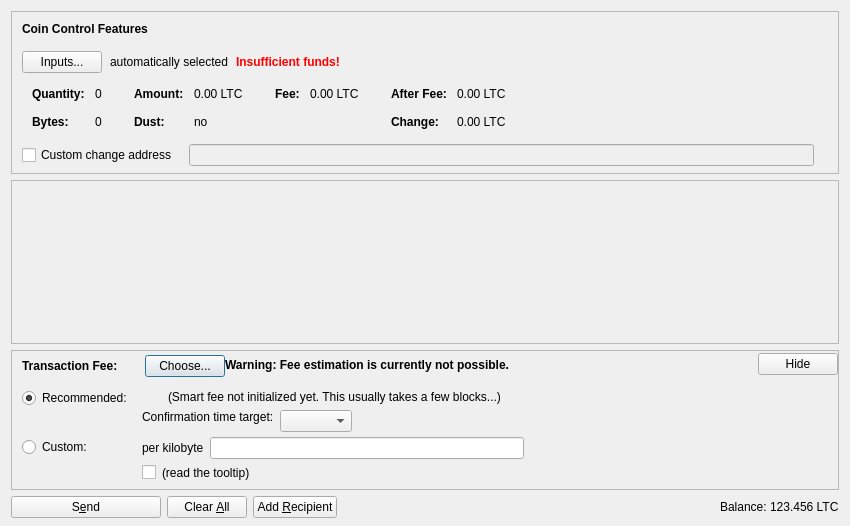
<?xml version="1.0" encoding="UTF-8"?>
<ui version="4.0">
 <class>SendCoinsDialog</class>
 <widget class="QDialog" name="SendCoinsDialog">
  <property name="geometry">
   <rect>
    <x>0</x>
    <y>0</y>
    <width>850</width>
    <height>526</height>
   </rect>
  </property>
  <property name="windowTitle">
   <string>Send Coins</string>
  </property>
  <layout class="QVBoxLayout" name="verticalLayout" stretch="0,1,0,0">
   <property name="bottomMargin">
    <number>8</number>
   </property>
   <item>
    <widget class="QFrame" name="frameCoinControl">
     <property name="sizePolicy">
      <sizepolicy hsizetype="Expanding" vsizetype="Expanding">
       <horstretch>0</horstretch>
       <verstretch>0</verstretch>
      </sizepolicy>
     </property>
     <property name="maximumSize">
      <size>
       <width>16777215</width>
       <height>16777215</height>
      </size>
     </property>
     <property name="frameShape">
      <enum>QFrame::StyledPanel</enum>
     </property>
     <property name="frameShadow">
      <enum>QFrame::Sunken</enum>
     </property>
     <layout class="QVBoxLayout" name="verticalLayoutCoinControl2">
      <property name="spacing">
       <number>0</number>
      </property>
      <property name="leftMargin">
       <number>0</number>
      </property>
      <property name="topMargin">
       <number>0</number>
      </property>
      <property name="rightMargin">
       <number>0</number>
      </property>
      <property name="bottomMargin">
       <number>6</number>
      </property>
      <item>
       <layout class="QVBoxLayout" name="verticalLayoutCoinControl" stretch="0,0,0,0,1">
        <property name="spacing">
         <number>0</number>
        </property>
        <property name="leftMargin">
         <number>10</number>
        </property>
        <property name="topMargin">
         <number>10</number>
        </property>
        <item>
         <layout class="QHBoxLayout" name="horizontalLayoutCoinControl1">
          <property name="bottomMargin">
           <number>15</number>
          </property>
          <item>
           <widget class="QLabel" name="labelCoinControlFeatures">
            <property name="sizePolicy">
             <sizepolicy hsizetype="Preferred" vsizetype="Maximum">
              <horstretch>0</horstretch>
              <verstretch>0</verstretch>
             </sizepolicy>
            </property>
            <property name="font">
             <font>
              <weight>75</weight>
              <bold>true</bold>
             </font>
            </property>
            <property name="styleSheet">
             <string notr="true">font-weight:bold;</string>
            </property>
            <property name="text">
             <string>Coin Control Features</string>
            </property>
           </widget>
          </item>
         </layout>
        </item>
        <item>
         <layout class="QHBoxLayout" name="horizontalLayoutCoinControl2" stretch="0,0,0,0">
          <property name="spacing">
           <number>8</number>
          </property>
          <property name="bottomMargin">
           <number>10</number>
          </property>
          <item>
           <widget class="QPushButton" name="pushButtonCoinControl">
            <property name="styleSheet">
             <string notr="true"/>
            </property>
            <property name="text">
             <string>Inputs...</string>
            </property>
            <property name="autoDefault">
             <bool>false</bool>
            </property>
           </widget>
          </item>
          <item>
           <widget class="QLabel" name="labelCoinControlAutomaticallySelected">
            <property name="text">
             <string>automatically selected</string>
            </property>
            <property name="margin">
             <number>5</number>
            </property>
           </widget>
          </item>
          <item>
           <widget class="QLabel" name="labelCoinControlInsuffFunds">
            <property name="font">
             <font>
              <weight>75</weight>
              <bold>true</bold>
             </font>
            </property>
            <property name="styleSheet">
             <string notr="true">color:red;font-weight:bold;</string>
            </property>
            <property name="text">
             <string>Insufficient funds!</string>
            </property>
            <property name="margin">
             <number>5</number>
            </property>
           </widget>
          </item>
          <item>
           <spacer name="horizontalSpacerCoinControl">
            <property name="orientation">
             <enum>Qt::Horizontal</enum>
            </property>
            <property name="sizeHint" stdset="0">
             <size>
              <width>40</width>
              <height>1</height>
             </size>
            </property>
           </spacer>
          </item>
         </layout>
        </item>
        <item>
         <widget class="QWidget" name="widgetCoinControl" native="true">
          <property name="sizePolicy">
           <sizepolicy hsizetype="Preferred" vsizetype="Preferred">
            <horstretch>0</horstretch>
            <verstretch>0</verstretch>
           </sizepolicy>
          </property>
          <property name="minimumSize">
           <size>
            <width>0</width>
            <height>0</height>
           </size>
          </property>
          <property name="styleSheet">
           <string notr="true"/>
          </property>
          <layout class="QHBoxLayout" name="horizontalLayoutCoinControl5">
           <property name="leftMargin">
            <number>0</number>
           </property>
           <property name="topMargin">
            <number>0</number>
           </property>
           <property name="rightMargin">
            <number>0</number>
           </property>
           <property name="bottomMargin">
            <number>0</number>
           </property>
           <item>
            <layout class="QHBoxLayout" name="horizontalLayoutCoinControl3" stretch="0,0,0,1">
             <property name="spacing">
              <number>20</number>
             </property>
             <property name="topMargin">
              <number>0</number>
             </property>
             <property name="bottomMargin">
              <number>10</number>
             </property>
             <item>
              <layout class="QFormLayout" name="formLayoutCoinControl1">
               <property name="horizontalSpacing">
                <number>10</number>
               </property>
               <property name="verticalSpacing">
                <number>14</number>
               </property>
               <property name="leftMargin">
                <number>10</number>
               </property>
               <property name="topMargin">
                <number>4</number>
               </property>
               <property name="rightMargin">
                <number>6</number>
               </property>
               <item row="0" column="0">
                <widget class="QLabel" name="labelCoinControlQuantityText">
                 <property name="font">
                  <font>
                   <weight>75</weight>
                   <bold>true</bold>
                  </font>
                 </property>
                 <property name="text">
                  <string>Quantity:</string>
                 </property>
                 <property name="margin">
                  <number>0</number>
                 </property>
                </widget>
               </item>
               <item row="0" column="1">
                <widget class="QLabel" name="labelCoinControlQuantity">
                 <property name="cursor">
                  <cursorShape>IBeamCursor</cursorShape>
                 </property>
                 <property name="contextMenuPolicy">
                  <enum>Qt::ActionsContextMenu</enum>
                 </property>
                 <property name="text">
                  <string notr="true">0</string>
                 </property>
                 <property name="margin">
                  <number>0</number>
                 </property>
                 <property name="textInteractionFlags">
                  <set>Qt::LinksAccessibleByMouse|Qt::TextSelectableByKeyboard|Qt::TextSelectableByMouse</set>
                 </property>
                </widget>
               </item>
               <item row="1" column="0">
                <widget class="QLabel" name="labelCoinControlBytesText">
                 <property name="font">
                  <font>
                   <weight>75</weight>
                   <bold>true</bold>
                  </font>
                 </property>
                 <property name="text">
                  <string>Bytes:</string>
                 </property>
                </widget>
               </item>
               <item row="1" column="1">
                <widget class="QLabel" name="labelCoinControlBytes">
                 <property name="cursor">
                  <cursorShape>IBeamCursor</cursorShape>
                 </property>
                 <property name="contextMenuPolicy">
                  <enum>Qt::ActionsContextMenu</enum>
                 </property>
                 <property name="text">
                  <string notr="true">0</string>
                 </property>
                 <property name="textInteractionFlags">
                  <set>Qt::LinksAccessibleByMouse|Qt::TextSelectableByKeyboard|Qt::TextSelectableByMouse</set>
                 </property>
                </widget>
               </item>
              </layout>
             </item>
             <item>
              <layout class="QFormLayout" name="formLayoutCoinControl2">
               <property name="horizontalSpacing">
                <number>10</number>
               </property>
               <property name="verticalSpacing">
                <number>14</number>
               </property>
               <property name="leftMargin">
                <number>6</number>
               </property>
               <property name="topMargin">
                <number>4</number>
               </property>
               <property name="rightMargin">
                <number>6</number>
               </property>
               <item row="0" column="0">
                <widget class="QLabel" name="labelCoinControlAmountText">
                 <property name="font">
                  <font>
                   <weight>75</weight>
                   <bold>true</bold>
                  </font>
                 </property>
                 <property name="text">
                  <string>Amount:</string>
                 </property>
                 <property name="margin">
                  <number>0</number>
                 </property>
                </widget>
               </item>
               <item row="0" column="1">
                <widget class="QLabel" name="labelCoinControlAmount">
                 <property name="cursor">
                  <cursorShape>IBeamCursor</cursorShape>
                 </property>
                 <property name="contextMenuPolicy">
                  <enum>Qt::ActionsContextMenu</enum>
                 </property>
                 <property name="text">
                  <string notr="true">0.00 LTC</string>
                 </property>
                 <property name="textInteractionFlags">
                  <set>Qt::LinksAccessibleByMouse|Qt::TextSelectableByKeyboard|Qt::TextSelectableByMouse</set>
                 </property>
                </widget>
               </item>
               <item row="1" column="0">
                <widget class="QLabel" name="labelCoinControlLowOutputText">
                 <property name="font">
                  <font>
                   <weight>75</weight>
                   <bold>true</bold>
                  </font>
                 </property>
                 <property name="text">
                  <string>Dust:</string>
                 </property>
                </widget>
               </item>
               <item row="1" column="1">
                <widget class="QLabel" name="labelCoinControlLowOutput">
                 <property name="cursor">
                  <cursorShape>IBeamCursor</cursorShape>
                 </property>
                 <property name="contextMenuPolicy">
                  <enum>Qt::ActionsContextMenu</enum>
                 </property>
                 <property name="text">
                  <string notr="true">no</string>
                 </property>
                 <property name="textInteractionFlags">
                  <set>Qt::LinksAccessibleByMouse|Qt::TextSelectableByKeyboard|Qt::TextSelectableByMouse</set>
                 </property>
                </widget>
               </item>
              </layout>
             </item>
             <item>
              <layout class="QFormLayout" name="formLayoutCoinControl3">
               <property name="horizontalSpacing">
                <number>10</number>
               </property>
               <property name="verticalSpacing">
                <number>14</number>
               </property>
               <property name="leftMargin">
                <number>6</number>
               </property>
               <property name="topMargin">
                <number>4</number>
               </property>
               <property name="rightMargin">
                <number>6</number>
               </property>
               <item row="0" column="0">
                <widget class="QLabel" name="labelCoinControlFeeText">
                 <property name="font">
                  <font>
                   <weight>75</weight>
                   <bold>true</bold>
                  </font>
                 </property>
                 <property name="text">
                  <string>Fee:</string>
                 </property>
                 <property name="margin">
                  <number>0</number>
                 </property>
                </widget>
               </item>
               <item row="0" column="1">
                <widget class="QLabel" name="labelCoinControlFee">
                 <property name="cursor">
                  <cursorShape>IBeamCursor</cursorShape>
                 </property>
                 <property name="contextMenuPolicy">
                  <enum>Qt::ActionsContextMenu</enum>
                 </property>
                 <property name="text">
                  <string notr="true">0.00 LTC</string>
                 </property>
                 <property name="textInteractionFlags">
                  <set>Qt::LinksAccessibleByMouse|Qt::TextSelectableByKeyboard|Qt::TextSelectableByMouse</set>
                 </property>
                </widget>
               </item>
              </layout>
             </item>
             <item>
              <layout class="QFormLayout" name="formLayoutCoinControl4">
               <property name="horizontalSpacing">
                <number>10</number>
               </property>
               <property name="verticalSpacing">
                <number>14</number>
               </property>
               <property name="leftMargin">
                <number>6</number>
               </property>
               <property name="topMargin">
                <number>4</number>
               </property>
               <property name="rightMargin">
                <number>6</number>
               </property>
               <item row="0" column="0">
                <widget class="QLabel" name="labelCoinControlAfterFeeText">
                 <property name="font">
                  <font>
                   <weight>75</weight>
                   <bold>true</bold>
                  </font>
                 </property>
                 <property name="text">
                  <string>After Fee:</string>
                 </property>
                 <property name="margin">
                  <number>0</number>
                 </property>
                </widget>
               </item>
               <item row="0" column="1">
                <widget class="QLabel" name="labelCoinControlAfterFee">
                 <property name="cursor">
                  <cursorShape>IBeamCursor</cursorShape>
                 </property>
                 <property name="contextMenuPolicy">
                  <enum>Qt::ActionsContextMenu</enum>
                 </property>
                 <property name="text">
                  <string notr="true">0.00 LTC</string>
                 </property>
                 <property name="textInteractionFlags">
                  <set>Qt::LinksAccessibleByMouse|Qt::TextSelectableByKeyboard|Qt::TextSelectableByMouse</set>
                 </property>
                </widget>
               </item>
               <item row="1" column="0">
                <widget class="QLabel" name="labelCoinControlChangeText">
                 <property name="font">
                  <font>
                   <weight>75</weight>
                   <bold>true</bold>
                  </font>
                 </property>
                 <property name="text">
                  <string>Change:</string>
                 </property>
                </widget>
               </item>
               <item row="1" column="1">
                <widget class="QLabel" name="labelCoinControlChange">
                 <property name="cursor">
                  <cursorShape>IBeamCursor</cursorShape>
                 </property>
                 <property name="contextMenuPolicy">
                  <enum>Qt::ActionsContextMenu</enum>
                 </property>
                 <property name="text">
                  <string notr="true">0.00 LTC</string>
                 </property>
                 <property name="textInteractionFlags">
                  <set>Qt::LinksAccessibleByMouse|Qt::TextSelectableByKeyboard|Qt::TextSelectableByMouse</set>
                 </property>
                </widget>
               </item>
              </layout>
             </item>
            </layout>
           </item>
          </layout>
         </widget>
        </item>
        <item>
         <layout class="QHBoxLayout" name="horizontalLayoutCoinControl4" stretch="0,0,0">
          <property name="spacing">
           <number>12</number>
          </property>
          <property name="sizeConstraint">
           <enum>QLayout::SetDefaultConstraint</enum>
          </property>
          <property name="topMargin">
           <number>5</number>
          </property>
          <property name="rightMargin">
           <number>5</number>
          </property>
          <item>
           <widget class="QCheckBox" name="checkBoxCoinControlChange">
            <property name="toolTip">
             <string>If this is activated, but the change address is empty or invalid, change will be sent to a newly generated address.</string>
            </property>
            <property name="text">
             <string>Custom change address</string>
            </property>
           </widget>
          </item>
          <item>
           <widget class="QValidatedLineEdit" name="lineEditCoinControlChange">
            <property name="enabled">
             <bool>false</bool>
            </property>
            <property name="sizePolicy">
             <sizepolicy hsizetype="Expanding" vsizetype="Fixed">
              <horstretch>0</horstretch>
              <verstretch>0</verstretch>
             </sizepolicy>
            </property>
           </widget>
          </item>
          <item>
           <widget class="QLabel" name="labelCoinControlChangeLabel">
            <property name="sizePolicy">
             <sizepolicy hsizetype="Preferred" vsizetype="Expanding">
              <horstretch>0</horstretch>
              <verstretch>0</verstretch>
             </sizepolicy>
            </property>
            <property name="minimumSize">
             <size>
              <width>0</width>
              <height>0</height>
             </size>
            </property>
            <property name="text">
             <string/>
            </property>
            <property name="margin">
             <number>3</number>
            </property>
           </widget>
          </item>
         </layout>
        </item>
        <item>
         <spacer name="verticalSpacerCoinControl">
          <property name="orientation">
           <enum>Qt::Vertical</enum>
          </property>
          <property name="sizeHint" stdset="0">
           <size>
            <width>800</width>
            <height>1</height>
           </size>
          </property>
         </spacer>
        </item>
       </layout>
      </item>
     </layout>
    </widget>
   </item>
   <item>
    <widget class="QScrollArea" name="scrollArea">
     <property name="widgetResizable">
      <bool>true</bool>
     </property>
     <widget class="QWidget" name="scrollAreaWidgetContents">
      <property name="geometry">
       <rect>
        <x>0</x>
        <y>0</y>
        <width>830</width>
        <height>104</height>
       </rect>
      </property>
      <layout class="QVBoxLayout" name="verticalLayout_2" stretch="0,1">
       <property name="leftMargin">
        <number>0</number>
       </property>
       <property name="topMargin">
        <number>0</number>
       </property>
       <property name="rightMargin">
        <number>0</number>
       </property>
       <property name="bottomMargin">
        <number>0</number>
       </property>
       <item>
        <layout class="QVBoxLayout" name="entries">
         <property name="spacing">
          <number>6</number>
         </property>
        </layout>
       </item>
       <item>
        <spacer name="verticalSpacer">
         <property name="orientation">
          <enum>Qt::Vertical</enum>
         </property>
         <property name="sizeHint" stdset="0">
          <size>
           <width>20</width>
           <height>40</height>
          </size>
         </property>
        </spacer>
       </item>
      </layout>
     </widget>
    </widget>
   </item>
   <item>
    <widget class="QFrame" name="frameFee">
     <property name="sizePolicy">
      <sizepolicy hsizetype="Expanding" vsizetype="Expanding">
       <horstretch>0</horstretch>
       <verstretch>0</verstretch>
      </sizepolicy>
     </property>
     <property name="maximumSize">
      <size>
       <width>16777215</width>
       <height>16777215</height>
      </size>
     </property>
     <property name="frameShape">
      <enum>QFrame::StyledPanel</enum>
     </property>
     <property name="frameShadow">
      <enum>QFrame::Sunken</enum>
     </property>
     <layout class="QVBoxLayout" name="verticalLayoutFee1">
      <property name="spacing">
       <number>0</number>
      </property>
      <property name="leftMargin">
       <number>0</number>
      </property>
      <property name="topMargin">
       <number>0</number>
      </property>
      <property name="rightMargin">
       <number>0</number>
      </property>
      <property name="bottomMargin">
       <number>0</number>
      </property>
      <item>
       <layout class="QVBoxLayout" name="verticalLayoutFee2" stretch="0,0,0">
        <property name="spacing">
         <number>0</number>
        </property>
        <property name="leftMargin">
         <number>10</number>
        </property>
        <property name="topMargin">
         <number>0</number>
        </property>
        <item>
         <layout class="QHBoxLayout" name="horizontalLayoutFee1">
          <property name="bottomMargin">
           <number>0</number>
          </property>
          <item>
           <layout class="QVBoxLayout" name="verticalLayoutFee7">
            <property name="spacing">
             <number>0</number>
            </property>
            <item>
             <spacer name="verticalSpacerSmartFee">
              <property name="orientation">
               <enum>Qt::Vertical</enum>
              </property>
              <property name="sizeType">
               <enum>QSizePolicy::Fixed</enum>
              </property>
              <property name="sizeHint" stdset="0">
               <size>
                <width>1</width>
                <height>4</height>
               </size>
              </property>
             </spacer>
            </item>
            <item>
             <layout class="QHBoxLayout" name="horizontalLayoutSmartFee">
              <property name="spacing">
               <number>10</number>
              </property>
              <item>
               <widget class="QLabel" name="labelFeeHeadline">
                <property name="sizePolicy">
                 <sizepolicy hsizetype="Preferred" vsizetype="Maximum">
                  <horstretch>0</horstretch>
                  <verstretch>0</verstretch>
                 </sizepolicy>
                </property>
                <property name="font">
                 <font>
                  <weight>75</weight>
                  <bold>true</bold>
                 </font>
                </property>
                <property name="styleSheet">
                 <string notr="true">font-weight:bold;</string>
                </property>
                <property name="text">
                 <string>Transaction Fee:</string>
                </property>
               </widget>
              </item>
              <item>
               <widget class="QLabel" name="labelFeeMinimized">
                <property name="text">
                 <string/>
                </property>
               </widget>
              </item>
              <item>
               <widget class="QPushButton" name="buttonChooseFee">
                <property name="text">
                 <string>Choose...</string>
                </property>
               </widget>
              </item>
             </layout>
            </item>
            <item>
             <spacer name="verticalSpacer_5">
              <property name="orientation">
               <enum>Qt::Vertical</enum>
              </property>
              <property name="sizeHint" stdset="0">
               <size>
                <width>1</width>
                <height>1</height>
               </size>
              </property>
             </spacer>
            </item>
           </layout>
          </item>
          <item>
           <widget class="QLabel" name="fallbackFeeWarningLabel">
            <property name="toolTip">
             <string>Using the fallbackfee can result in sending a transaction that will take several hours or days (or never) to confirm. Consider choosing your fee manually or wait until you have validated the complete chain.</string>
            </property>
            <property name="font">
            <font>
                <weight>75</weight>
                <bold>true</bold>
            </font>
            </property>
            <property name="text">
             <string>Warning: Fee estimation is currently not possible.</string>
            </property>
            <property name="wordWrap">
             <bool>false</bool>
            </property>
           </widget>
          </item>
          <item>
           <spacer name="horizontalSpacer_4">
            <property name="orientation">
             <enum>Qt::Horizontal</enum>
            </property>
            <property name="sizeType">
             <enum>QSizePolicy::MinimumExpanding</enum>
            </property>
            <property name="sizeHint" stdset="0">
             <size>
              <width>40</width>
              <height>20</height>
             </size>
            </property>
           </spacer>
          </item>
          <item>
           <widget class="QPushButton" name="buttonMinimizeFee">
            <property name="toolTip">
             <string>collapse fee-settings</string>
            </property>
            <property name="text">
             <string>Hide</string>
            </property>
           </widget>
          </item>
         </layout>
        </item>
        <item>
         <widget class="QFrame" name="frameFeeSelection">
          <layout class="QVBoxLayout" name="verticalLayoutFee12">
           <property name="spacing">
            <number>0</number>
           </property>
           <property name="leftMargin">
            <number>0</number>
           </property>
           <property name="topMargin">
            <number>0</number>
           </property>
           <property name="rightMargin">
            <number>0</number>
           </property>
           <property name="bottomMargin">
            <number>0</number>
           </property>
           <item>
            <layout class="QGridLayout" name="gridLayoutFee">
             <property name="topMargin">
              <number>10</number>
             </property>
             <property name="bottomMargin">
              <number>4</number>
             </property>
             <property name="horizontalSpacing">
              <number>10</number>
             </property>
             <property name="verticalSpacing">
              <number>4</number>
             </property>
             <item row="1" column="1">
              <layout class="QVBoxLayout" name="verticalLayoutFee8">
               <property name="spacing">
                <number>6</number>
               </property>
               <item>
                <layout class="QHBoxLayout" name="horizontalLayoutFee13">
                 <item>
                  <widget class="QLabel" name="labelCustomPerKilobyte">
                   <property name="toolTip">
                    <string>Specify a custom fee per kB (1,000 bytes) of the transaction's virtual size.

Note:  Since the fee is calculated on a per-byte basis, a fee of "100 satoshis per kB" for a transaction size of 500 bytes (half of 1 kB) would ultimately yield a fee of only 50 satoshis.</string>
                   </property>
                   <property name="text">
                    <string>per kilobyte</string>
                   </property>
                  </widget>
                 </item>
                 <item>
                  <widget class="AychAmountField" name="customFee"/>
                 </item>
                 <item>
                  <spacer name="horizontalSpacer_6">
                   <property name="orientation">
                    <enum>Qt::Horizontal</enum>
                   </property>
                   <property name="sizeHint" stdset="0">
                    <size>
                     <width>1</width>
                     <height>1</height>
                    </size>
                   </property>
                  </spacer>
                 </item>
                </layout>
               </item>
               <item>
                <layout class="QHBoxLayout" name="horizontalLayoutFee8">
                 <item>
                  <widget class="QCheckBox" name="checkBoxMinimumFee">
                   <property name="toolTip">
                    <string>Paying only the minimum fee is just fine as long as there is less transaction volume than space in the blocks. But be aware that this can end up in a never confirming transaction once there is more demand for aych transactions than the network can process.</string>
                   </property>
                   <property name="text">
                    <string/>
                   </property>
                  </widget>
                 </item>
                 <item>
                  <widget class="QLabel" name="labelMinFeeWarning">
                   <property name="enabled">
                    <bool>true</bool>
                   </property>
                   <property name="toolTip">
                    <string>Paying only the minimum fee is just fine as long as there is less transaction volume than space in the blocks. But be aware that this can end up in a never confirming transaction once there is more demand for aych transactions than the network can process.</string>
                   </property>
                   <property name="text">
                    <string>(read the tooltip)</string>
                   </property>
                   <property name="margin">
                    <number>5</number>
                   </property>
                  </widget>
                 </item>
                 <item>
                  <spacer name="horizontalSpacer_2">
                   <property name="orientation">
                    <enum>Qt::Horizontal</enum>
                   </property>
                   <property name="sizeHint" stdset="0">
                    <size>
                     <width>1</width>
                     <height>1</height>
                    </size>
                   </property>
                  </spacer>
                 </item>
                </layout>
               </item>
              </layout>
             </item>
             <item row="0" column="0">
              <layout class="QVBoxLayout" name="verticalLayoutFee4" stretch="0,1">
               <item>
                <widget class="QRadioButton" name="radioSmartFee">
                 <property name="text">
                  <string>Recommended:</string>
                 </property>
                 <property name="checked">
                  <bool>true</bool>
                 </property>
                 <attribute name="buttonGroup">
                  <string notr="true">groupFee</string>
                 </attribute>
                </widget>
               </item>
               <item>
                <spacer name="verticalSpacer_2">
                 <property name="orientation">
                  <enum>Qt::Vertical</enum>
                 </property>
                 <property name="sizeHint" stdset="0">
                  <size>
                   <width>1</width>
                   <height>1</height>
                  </size>
                 </property>
                </spacer>
               </item>
              </layout>
             </item>
             <item row="1" column="0">
              <layout class="QVBoxLayout" name="verticalLayoutFee9" stretch="0,1">
               <item>
                <widget class="QRadioButton" name="radioCustomFee">
                 <property name="text">
                  <string>Custom:</string>
                 </property>
                 <attribute name="buttonGroup">
                  <string notr="true">groupFee</string>
                 </attribute>
                </widget>
               </item>
               <item>
                <spacer name="verticalSpacer_6">
                 <property name="orientation">
                  <enum>Qt::Vertical</enum>
                 </property>
                 <property name="sizeHint" stdset="0">
                  <size>
                   <width>1</width>
                   <height>1</height>
                  </size>
                 </property>
                </spacer>
               </item>
              </layout>
             </item>
             <item row="0" column="1">
              <layout class="QVBoxLayout" name="verticalLayoutFee3" stretch="0,0,1">
               <property name="spacing">
                <number>6</number>
               </property>
               <property name="topMargin">
                <number>2</number>
               </property>
               <item>
                <layout class="QHBoxLayout" name="horizontalLayoutFee12">
                 <item>
                  <widget class="QLabel" name="labelSmartFee">
                   <property name="text">
                    <string/>
                   </property>
                   <property name="margin">
                    <number>2</number>
                   </property>
                  </widget>
                 </item>
                 <item>
                  <widget class="QLabel" name="labelFeeEstimation">
                   <property name="text">
                    <string/>
                   </property>
                  </widget>
                 </item>
                 <item>
                  <widget class="QLabel" name="labelSmartFee2">
                   <property name="text">
                    <string>(Smart fee not initialized yet. This usually takes a few blocks...)</string>
                   </property>
                   <property name="margin">
                    <number>2</number>
                   </property>
                  </widget>
                 </item>
                 <item>
                  <spacer name="horizontalSpacer_5">
                   <property name="orientation">
                    <enum>Qt::Horizontal</enum>
                   </property>
                   <property name="sizeHint" stdset="0">
                    <size>
                     <width>1</width>
                     <height>1</height>
                    </size>
                   </property>
                  </spacer>
                 </item>
                </layout>
               </item>
               <item>
                <layout class="QHBoxLayout" name="horizontalLayoutFee9">
                 <item>
                  <layout class="QVBoxLayout" name="verticalLayoutFee6">
                   <item>
                    <widget class="QLabel" name="labelSmartFee3">
                     <property name="text">
                      <string>Confirmation time target:</string>
                     </property>
                     <property name="margin">
                      <number>2</number>
                     </property>
                    </widget>
                   </item>
                   <item>
                    <spacer name="verticalSpacer_3">
                     <property name="orientation">
                      <enum>Qt::Vertical</enum>
                     </property>
                     <property name="sizeHint" stdset="0">
                      <size>
                       <width>1</width>
                       <height>1</height>
                      </size>
                     </property>
                    </spacer>
                   </item>
                  </layout>
                 </item>
                 <item>
                  <layout class="QVBoxLayout" name="verticalLayoutFee5">
                   <property name="rightMargin">
                    <number>30</number>
                   </property>
                   <item>
                    <layout class="QHBoxLayout" name="horizontalLayoutConfTarget">
                     <property name="bottomMargin">
                      <number>0</number>
                     </property>
                     <item>
                      <widget class="QComboBox" name="confTargetSelector"/>
                     </item>
                     <item>
                      <spacer name="horizontalSpacerConfTarget">
                       <property name="orientation">
                        <enum>Qt::Horizontal</enum>
                       </property>
                       <property name="sizeHint" stdset="0">
                        <size>
                         <width>40</width>
                         <height>20</height>
                        </size>
                       </property>
                      </spacer>
                     </item>
                    </layout>
                   </item>
                  </layout>
                 </item>
                </layout>
               </item>
               <item>
                <spacer name="verticalSpacer_4">
                 <property name="orientation">
                  <enum>Qt::Vertical</enum>
                 </property>
                 <property name="sizeHint" stdset="0">
                  <size>
                   <width>1</width>
                   <height>1</height>
                  </size>
                 </property>
                </spacer>
               </item>
              </layout>
             </item>
            </layout>
           </item>
          </layout>
         </widget>
        </item>
        <item>
         <spacer name="verticalSpacerFee">
          <property name="orientation">
           <enum>Qt::Vertical</enum>
          </property>
          <property name="sizeHint" stdset="0">
           <size>
            <width>40</width>
            <height>5</height>
           </size>
          </property>
         </spacer>
        </item>
       </layout>
      </item>
     </layout>
    </widget>
   </item>
   <item>
    <layout class="QHBoxLayout" name="horizontalLayout">
     <item>
      <widget class="QPushButton" name="sendButton">
       <property name="minimumSize">
        <size>
         <width>150</width>
         <height>0</height>
        </size>
       </property>
       <property name="toolTip">
        <string>Confirm the send action</string>
       </property>
       <property name="text">
        <string>S&amp;end</string>
       </property>
       <property name="icon">
        <iconset resource="../aych.qrc">
         <normaloff>:/icons/send</normaloff>:/icons/send</iconset>
       </property>
       <property name="autoDefault">
        <bool>false</bool>
       </property>
       <property name="default">
        <bool>false</bool>
       </property>
      </widget>
     </item>
     <item>
      <widget class="QPushButton" name="clearButton">
       <property name="sizePolicy">
        <sizepolicy hsizetype="Minimum" vsizetype="Fixed">
         <horstretch>0</horstretch>
         <verstretch>0</verstretch>
        </sizepolicy>
       </property>
       <property name="toolTip">
        <string>Clear all fields of the form.</string>
       </property>
       <property name="text">
        <string>Clear &amp;All</string>
       </property>
       <property name="icon">
        <iconset resource="../aych.qrc">
         <normaloff>:/icons/remove</normaloff>:/icons/remove</iconset>
       </property>
       <property name="autoDefault">
        <bool>false</bool>
       </property>
      </widget>
     </item>
     <item>
      <widget class="QPushButton" name="addButton">
       <property name="toolTip">
        <string>Send to multiple recipients at once</string>
       </property>
       <property name="text">
        <string>Add &amp;Recipient</string>
       </property>
       <property name="icon">
        <iconset resource="../aych.qrc">
         <normaloff>:/icons/add</normaloff>:/icons/add</iconset>
       </property>
       <property name="autoDefault">
        <bool>false</bool>
       </property>
      </widget>
     </item>
     <item>
      <spacer name="horizontalSpacer">
       <property name="orientation">
        <enum>Qt::Horizontal</enum>
       </property>
       <property name="sizeHint" stdset="0">
        <size>
         <width>40</width>
         <height>20</height>
        </size>
       </property>
      </spacer>
     </item>
     <item>
      <layout class="QHBoxLayout" name="horizontalLayout_2">
       <property name="spacing">
        <number>3</number>
       </property>
       <item>
        <widget class="QLabel" name="label">
         <property name="sizePolicy">
          <sizepolicy hsizetype="Preferred" vsizetype="Fixed">
           <horstretch>0</horstretch>
           <verstretch>0</verstretch>
          </sizepolicy>
         </property>
         <property name="text">
          <string>Balance:</string>
         </property>
        </widget>
       </item>
       <item>
        <widget class="QLabel" name="labelBalance">
         <property name="sizePolicy">
          <sizepolicy hsizetype="Preferred" vsizetype="Fixed">
           <horstretch>0</horstretch>
           <verstretch>0</verstretch>
          </sizepolicy>
         </property>
         <property name="cursor">
          <cursorShape>IBeamCursor</cursorShape>
         </property>
         <property name="text">
          <string notr="true">123.456 LTC</string>
         </property>
         <property name="textInteractionFlags">
          <set>Qt::LinksAccessibleByMouse|Qt::TextSelectableByKeyboard|Qt::TextSelectableByMouse</set>
         </property>
        </widget>
       </item>
      </layout>
     </item>
    </layout>
   </item>
  </layout>
 </widget>
 <customwidgets>
  <customwidget>
   <class>QValidatedLineEdit</class>
   <extends>QLineEdit</extends>
   <header>qt/qvalidatedlineedit.h</header>
  </customwidget>
  <customwidget>
   <class>AychAmountField</class>
   <extends>QLineEdit</extends>
   <header>qt/aychamountfield.h</header>
   <container>1</container>
  </customwidget>
 </customwidgets>
 <resources>
  <include location="../aych.qrc"/>
 </resources>
 <connections/>
 <buttongroups>
  <buttongroup name="groupFee"/>
 </buttongroups>
</ui>
